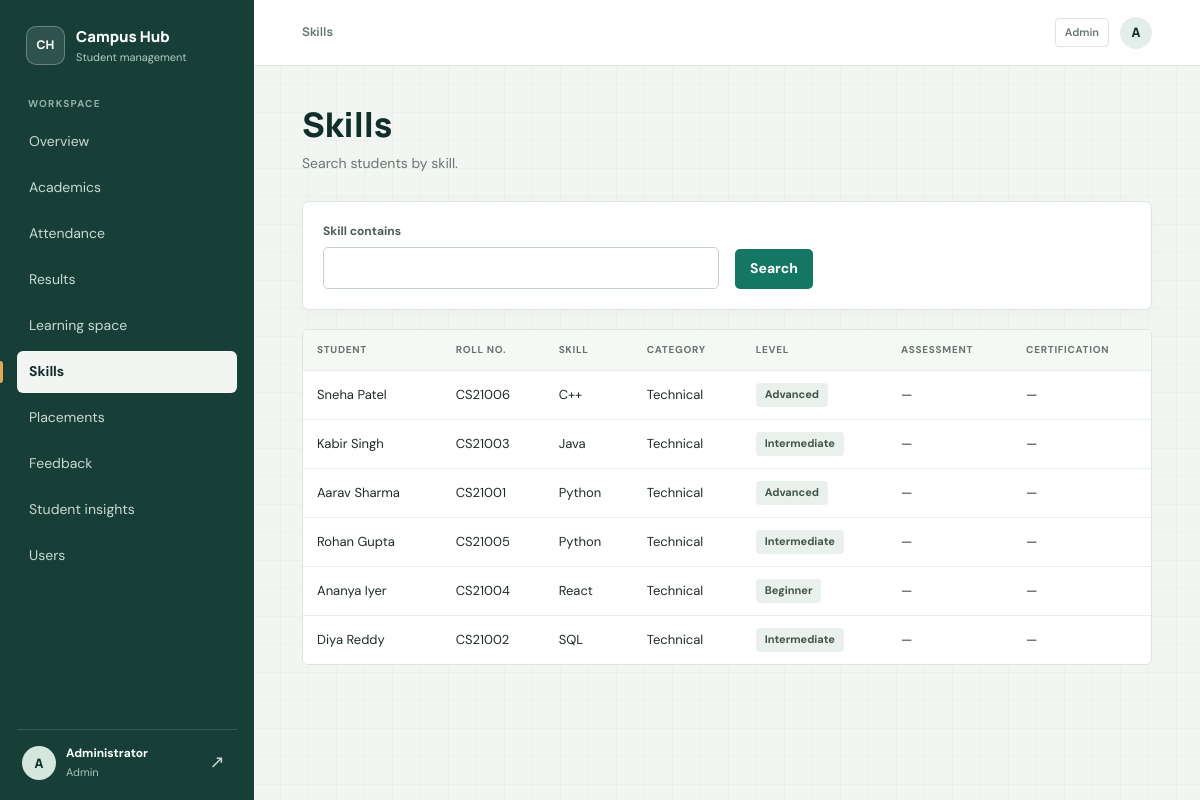
/skills (signed in), run on the app's committed database.
### tables this page shows
CREATE TABLE users (
    id INTEGER PRIMARY KEY AUTOINCREMENT,
    name TEXT NOT NULL,
    email TEXT NOT NULL UNIQUE,
    password_hash TEXT NOT NULL,
    role TEXT NOT NULL CHECK (role IN ('admin','faculty','student')),
    roll_no TEXT,
    department TEXT
, session_version INTEGER NOT NULL DEFAULT 0);

CREATE TABLE skills (
    id INTEGER PRIMARY KEY AUTOINCREMENT,
    student_id INTEGER NOT NULL REFERENCES users(id) ON DELETE CASCADE,
    name TEXT NOT NULL,
    level TEXT NOT NULL DEFAULT 'Beginner',
    certification TEXT
, category TEXT NOT NULL DEFAULT 'Technical', assessment_score REAL);

### app.py (the view, shortened to what this page needs)
@app.route("/skills", methods=["GET", "POST"])
@login_required()
def skills():
    u = current_user()
    term = request.args.get("skill", "").strip()
    rows = q("""SELECT s.*, u.name AS student_name, u.roll_no FROM skills s
                JOIN users u ON u.id=s.student_id WHERE s.name LIKE ?
                ORDER BY s.name, u.name""", (f"%{term}%",))
    return render_template("skills.html", rows=rows, levels=SKILL_LEVELS, all_view=True, term=term)

### app.py (called while the page is built)
def db():
    if "db" not in g:
        g.db = sqlite3.connect(DB_PATH)
        g.db.row_factory = sqlite3.Row
        g.db.execute("PRAGMA foreign_keys = ON")
    return g.db

def q(sql, args=(), one=False):
    cur = db().execute(sql, args)
    rows = cur.fetchall()
    cur.close()
    if one:
        return rows[0] if rows else None
    return rows

def current_user():
    if "user" not in g:
        uid = session.get("uid")
        user = q("SELECT * FROM users WHERE id=?", (uid,), one=True) if uid else None
        if user and session.get("session_version") != user["session_version"]:
            session.clear()
            user = None
        g.user = user
    return g.user

@app.context_processor
def inject_user():
    return {"me": current_user(), "today": date.today().isoformat()}

@app.before_request
def enforce_auth_entry():
    public_endpoints = {"static", "login", "signup", "forgot_password", "reset_password"}
    if request.endpoint == "static":
        return None
    user = current_user()
    if user and request.endpoint in {"login", "signup"}:
        return redirect(url_for("dashboard"))
    if user or request.endpoint in public_endpoints:
        return None
    return redirect(url_for("login"))

def login_required(*roles):
    def deco(fn):
        @wraps(fn)
        def wrapper(*a, **kw):
            user = current_user()
            if not user:
                return redirect(url_for("login"))
            if roles and user["role"] not in roles:
                abort(403)
            return fn(*a, **kw)
        return wrapper
    return deco

### templates/skills.html
{% extends "base.html" %}{% block title %}Skills{% endblock %}
{% block content %}
<h1>{{ 'Skills & involvement' if not all_view else 'Skills' }}</h1><p class="sub">{{ 'Keep your self-assessed skills, certifications, and campus involvement current. These entries are student-reported.' if not all_view else 'Search students by skill.' }}</p>
{% if not all_view %}
<h2>Your skills</h2>
<form method="post" class="card"><input type="hidden" name="csrf_token" value="{{ csrf_token() }}"><input type="hidden" name="record_type" value="skill"><div class="grid"><div><label>Skill</label><input name="name" placeholder="Python, communication" required maxlength="100"></div>
<div><label>Skill category</label><select name="category"><option>Technical</option><option>Soft</option></select></div>
<div><label>Proficiency</label><select name="level">{% for l in levels %}<option>{{ l }}</option>{% endfor %}</select></div>
<div><label>Assessment score / 100</label><input name="assessment_score" type="number" min="0" max="100" step="0.1" placeholder="Optional"></div>
<div><label>Certification (optional)</label><input name="certification" maxlength="160"></div><div><button>Add skill</button></div></div></form>
{% if rows %}<div class="table-wrap"><table><thead><tr><th>Skill</th><th>Category</th><th>Level</th><th>Assessment</th><th>Certification</th><th></th></tr></thead><tbody>
{% for r in rows %}<tr><td>{{ r.name }}</td><td><span class="tag">{{ r.category }}</span></td><td><span class="tag">{{ r.level }}</span></td><td>{{ (r.assessment_score|string + '/100') if r.assessment_score is not none else '—' }}</td><td>{{ r.certification or '—' }}</td>
<td><form class="inline" method="post" action="{{ url_for('delete_skill', sid=r.id) }}"><input type="hidden" name="csrf_token" value="{{ csrf_token() }}"><button class="danger small">Remove</button></form></td></tr>{% endfor %}</tbody></table></div>
{% else %}<div class="empty">You haven't added any skills yet.</div>{% endif %}
<h2>Campus involvement</h2>
<form method="post" class="card"><input type="hidden" name="csrf_token" value="{{ csrf_token() }}"><input type="hidden" name="record_type" value="engagement"><div class="grid"><div><label>Activity type</label><select name="kind"><option>Event</option><option>Club</option><option>Hackathon</option><option>Certification</option></select></div>
<div><label>Activity or certification</label><input name="title" required maxlength="120"></div><div><label>Date</label><input name="activity_date" type="date" max="{{ today }}" required></div><div><label>Notes (optional)</label><input name="notes" maxlength="240"></div><div><button>Add activity</button></div></div></form>
{% if engagements %}<div class="table-wrap"><table><thead><tr><th>Type</th><th>Activity</th><th>Date</th><th>Notes</th><th></th></tr></thead><tbody>
{% for item in engagements %}<tr><td><span class="tag">{{ item.kind }}</span></td><td>{{ item.title }}</td><td>{{ item.activity_date }}</td><td>{{ item.notes or '—' }}</td><td><form class="inline" method="post" action="{{ url_for('delete_engagement', engagement_id=item.id) }}"><input type="hidden" name="csrf_token" value="{{ csrf_token() }}"><button class="danger small">Remove</button></form></td></tr>{% endfor %}
</tbody></table></div>{% else %}<div class="empty">No events, clubs, hackathons, or certifications recorded yet.</div>{% endif %}
{% else %}
<form method="get" class="card grid"><div><label>Skill contains</label><input name="skill" value="{{ term }}"></div><div><button>Search</button></div></form>
{% if rows %}<div class="table-wrap"><table><thead><tr><th>Student</th><th>Roll no.</th><th>Skill</th><th>Category</th><th>Level</th><th>Assessment</th><th>Certification</th></tr></thead><tbody>
{% for r in rows %}<tr><td>{{ r.student_name }}</td><td>{{ r.roll_no or '' }}</td><td>{{ r.name }}</td><td>{{ r.category }}</td><td><span class="tag">{{ r.level }}</span></td><td>{{ (r.assessment_score|string + '/100') if r.assessment_score is not none else '—' }}</td><td>{{ r.certification or '—' }}</td></tr>{% endfor %}</tbody></table></div>
{% else %}<div class="empty">No matching skills found.</div>{% endif %}{% endif %}
{% endblock %}

### templates/base.html (shortened to what this page needs)
<!doctype html>
<html lang="en"><head><meta charset="utf-8">
<link rel="stylesheet" href="{{ url_for('static', filename='style.css') }}">
</head><body>
{% if me %}
<div class="layout">
<aside class="side" id="sidebar" aria-label="Main navigation">
  <a class="brand" href="{{ url_for('dashboard') }}">
    <span class="brand-mark" aria-hidden="true">CH</span>
    <span class="brand-copy"><strong>Campus Hub</strong><small>Student management</small></span>
  </a>
  <span class="nav-label">Workspace</span>
  <nav class="nav-links">
  {% set links = [('dashboard','Overview'),('courses','Academics'),('attendance','Attendance'),
     ('results','Results'),('lms','Learning space'),('skills','Skills'),('placements','Placements'),
     ('feedback','Feedback')] %}
  {% for ep,label in links %}
    {% set active = request.endpoint==ep or (ep=='courses' and request.endpoint=='roster') or (ep=='attendance' and request.endpoint=='attendance_mark') or (ep=='results' and request.endpoint=='results_enter') or (ep=='lms' and request.endpoint in ['lms_course','assignment']) or (ep=='placements' and request.endpoint=='applicants') %}
    <a href="{{ url_for(ep) }}" class="nav-link {{ 'on' if active }}" {% if active %}aria-current="page"{% endif %}>{{ label }}</a>
  {% endfor %}
  {% if me.role in ['admin','faculty'] %}<a href="{{ url_for('student_insights') }}" class="nav-link {{ 'on' if request.endpoint=='student_insights' }}" {% if request.endpoint=='student_insights' %}aria-current="page"{% endif %}>Student insights</a>{% endif %}
  {% if me.role=='admin' %}<a href="{{ url_for('users') }}" class="nav-link {{ 'on' if request.endpoint=='users' }}" {% if request.endpoint=='users' %}aria-current="page"{% endif %}>Users</a>{% endif %}
  </nav>
  <div class="who">
    <span class="avatar" aria-hidden="true">{{ me.name[0]|upper }}</span>
    <span class="who-copy"><b>{{ me.name }}</b><small>{{ me.role|capitalize }}</small></span>
    <form method="post" action="{{ url_for('logout') }}"><input type="hidden" name="csrf_token" value="{{ csrf_token() }}"><button class="sign-out" type="submit" aria-label="Sign out">↗</button></form>
  </div>
</aside>
<div class="main-shell">
<header class="topbar">
  <div class="topbar-title">{{ self.title() }}</div>
  <div class="topbar-user"><span class="topbar-role">{{ me.role|capitalize }}</span><span class="avatar avatar-small" aria-hidden="true">{{ me.name[0]|upper }}</span></div>
</header>
<main class="page-content">
{% endif %}
{% block content %}{% endblock %}
</main>
{% if me %}</div>{% else %}</div>{% endif %}
</body></html>

### data on the page
users: name "A", name "Administrator", role "Admin"
skills: student_name "Sneha Patel", roll_no "CS21006", name "C++", category "Technical", level "Advanced", assessment_score "—", certification "—"
skills: student_name "Kabir Singh", roll_no "CS21003", name "Java", category "Technical", level "Intermediate", assessment_score "—", certification "—"
skills: student_name "Aarav Sharma", roll_no "CS21001", name "Python", category "Technical", level "Advanced", assessment_score "—", certification "—"
skills: student_name "Rohan Gupta", roll_no "CS21005", name "Python", category "Technical", level "Intermediate", assessment_score "—", certification "—"
skills: student_name "Ananya Iyer", roll_no "CS21004", name "React", category "Technical", level "Beginner", assessment_score "—", certification "—"
skills: student_name "Diya Reddy", roll_no "CS21002", name "SQL", category "Technical", level "Intermediate", assessment_score "—", certification "—"

### other printed values
{{ label }} "Overview" "Academics" "Attendance" "Results" "Learning space" "Skills" "Placements" "Feedback"
{{ 'Skills & involvement' if not all_view else 'Skills' }} "Skills"
